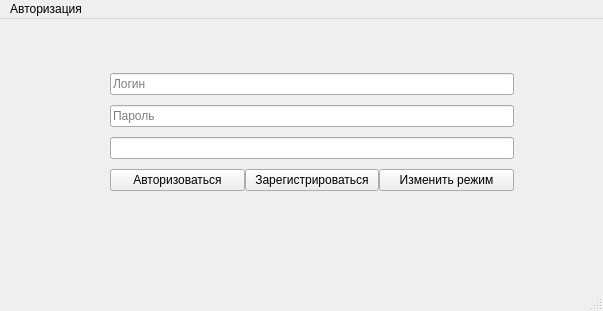
<?xml version="1.0" encoding="UTF-8"?>
<ui version="4.0">
 <class>auth_window</class>
 <widget class="QMainWindow" name="auth_window">
  <property name="geometry">
   <rect>
    <x>0</x>
    <y>0</y>
    <width>603</width>
    <height>311</height>
   </rect>
  </property>
  <property name="windowTitle">
   <string>auth_window</string>
  </property>
  <widget class="QWidget" name="centralwidget">
   <widget class="QWidget" name="gridLayoutWidget">
    <property name="geometry">
     <rect>
      <x>110</x>
      <y>50</y>
      <width>404</width>
      <height>130</height>
     </rect>
    </property>
    <layout class="QGridLayout" name="gridLayout">
     <property name="horizontalSpacing">
      <number>0</number>
     </property>
     <item row="3" column="0">
      <widget class="QPushButton" name="pushButton_auth">
       <property name="text">
        <string>Авторизоваться</string>
       </property>
      </widget>
     </item>
     <item row="3" column="2">
      <widget class="QPushButton" name="pushButton_change">
       <property name="text">
        <string>Изменить режим</string>
       </property>
      </widget>
     </item>
     <item row="0" column="0" colspan="3">
      <widget class="QLineEdit" name="lineEdit_log">
       <property name="placeholderText">
        <string>Логин</string>
       </property>
      </widget>
     </item>
     <item row="1" column="0" colspan="3">
      <widget class="QLineEdit" name="lineEdit_pass">
       <property name="echoMode">
        <enum>QLineEdit::Password</enum>
       </property>
       <property name="placeholderText">
        <string>Пароль</string>
       </property>
      </widget>
     </item>
     <item row="3" column="1">
      <widget class="QPushButton" name="pushButton_register">
       <property name="text">
        <string>Зарегистрироваться</string>
       </property>
      </widget>
     </item>
     <item row="2" column="0" colspan="3">
      <widget class="QLineEdit" name="lineEdit_email"/>
     </item>
    </layout>
   </widget>
  </widget>
  <widget class="QMenuBar" name="menubar">
   <property name="geometry">
    <rect>
     <x>0</x>
     <y>0</y>
     <width>603</width>
     <height>26</height>
    </rect>
   </property>
   <widget class="QMenu" name="menu">
    <property name="title">
     <string>Авторизация</string>
    </property>
   </widget>
   <addaction name="menu"/>
  </widget>
  <widget class="QStatusBar" name="statusbar"/>
 </widget>
 <resources/>
 <connections/>
</ui>
